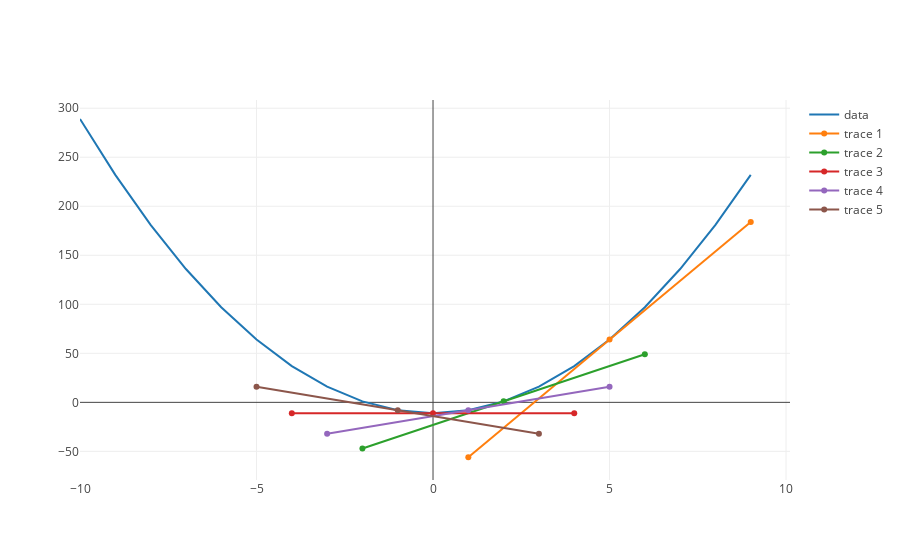

The notebook cell saved with this chart:
### Code cell
# this is just for myself to practice plotting, but kind of like a manual-visual "gradient descent"
tangent_at_zero_trace = tangent_line(three_x_squared_minus_eleven, 0, line_length = 4)
tangent_at_one_trace = tangent_line(three_x_squared_minus_eleven, 1, line_length = 4)
tangent_at_neg_one_trace = tangent_line(three_x_squared_minus_eleven, -1, line_length = 4)


plot([three_x_squared_minus_eleven_trace, tangent_at_five_trace, tangent_at_two_trace, tangent_at_zero_trace, tangent_at_one_trace, tangent_at_neg_one_trace])

### Figure 1 — Plotly figure (JSON) as saved in the notebook; plotly's stock layout.template omitted (floating-point values rounded to 4 significant figures)
{"data": [{"mode": "lines", "name": "data", "text": [], "type": "scatter", "uid": "2ef5b4ca-daf6-11e8-b930-34159e1c7ef8", "x": [-10, -9, -8, -7, -6, -5, -4, -3, -2, -1, 0, 1, 2, 3, 4, 5, 6, 7, 8, 9], "y": [289, 232, 181, 136, 97, 64, 37, 16, 1, -8, -11, -8, 1, 16, 37, 64, 97, 136, 181, 232]}, {"type": "scatter", "uid": "2ef5d20c-daf6-11e8-beb9-34159e1c7ef8", "x": [1, 5, 9], "y": [-56, 64, 184]}, {"type": "scatter", "uid": "2ef5d400-daf6-11e8-a172-34159e1c7ef8", "x": [-2, 2, 6], "y": [-47, 1, 49]}, {"type": "scatter", "uid": "2ef5d5a4-daf6-11e8-af2b-34159e1c7ef8", "x": [-4, 0, 4], "y": [-11, -11, -11]}, {"type": "scatter", "uid": "2ef5d748-daf6-11e8-85a9-34159e1c7ef8", "x": [-3, 1, 5], "y": [-32, -8, 16]}, {"type": "scatter", "uid": "2ef5d8d8-daf6-11e8-868b-34159e1c7ef8", "x": [-5, -1, 3], "y": [16, -8, -32]}], "layout": {}}
